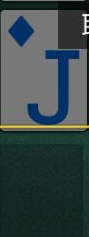
#> input picture airt/pics/playing/260584/LOCAL/TAIL/1.png, 89 x 237 px, found by its file name
$ python hsv_cv.py
#> lines starting #> are read from the running program, lines starting #| are printed output that depends on the picture; after the words box and inside, x2 and y2 are one past the last pixel; in counts of white or black regions, pixels touching at a corner belong together
### RunIt/airtcore/jokerColorList.py
import numpy as np
import collections

# 定义字典存放颜色分量上下限
# 例如：{颜色: [min分量, max分量]}
# {'red': [array([160,  43,  46]), array([179, 255, 255])]}

def getColorList():
    dict = collections.defaultdict(list)

    # 黑色
    lower_black = np.array([0, 0, 0])
    upper_black = np.array([180, 255, 46])
    color_list = []
    color_list.append(lower_black)
    color_list.append(upper_black)
    dict['black'] = color_list

    # 灰色
    lower_gray = np.array([0, 0, 46])
    upper_gray = np.array([180, 43, 220])
    color_list = []
    color_list.append(lower_gray)
    color_list.append(upper_gray)
    dict['gray']=color_list

    # [9 lines of commented-out code are left out]
    lower_red = np.array([156, 43, 46])
    upper_red = np.array([180, 255, 255])
    color_list = []
    color_list.append(lower_red)
    color_list.append(upper_red)
    dict['red'] = color_list

    # 红色2
    lower_red = np.array([0, 43, 46])
    upper_red = np.array([10, 255, 255])
    color_list = []
    color_list.append(lower_red)
    color_list.append(upper_red)
    dict['red2'] = color_list

    # [9 lines of commented-out code are left out]
    lower_yellow = np.array([26, 43, 46])
    upper_yellow = np.array([34, 255, 255])
    color_list = []
    color_list.append(lower_yellow)
    color_list.append(upper_yellow)
    dict['yellow'] = color_list

    # 绿色
    lower_green = np.array([35, 43, 46])
    upper_green = np.array([77, 255, 255])
    color_list = []
    color_list.append(lower_green)
    color_list.append(upper_green)
    dict['green'] = color_list

    # [9 lines of commented-out code are left out]
    lower_blue = np.array([100, 43, 46])
    upper_blue = np.array([124, 255, 255])
    color_list = []
    color_list.append(lower_blue)
    color_list.append(upper_blue)
    dict['blue'] = color_list

    # [7 lines of commented-out code are left out]

    return dict

# [10 lines that do not run on import are left out]

### RunIt/airtcore/hsv_cv.py
import cv2
import numpy as np
from collections import Counter
import asyncio
import colorList
import jokerColorList

async def get_color_count(filename):
    Img = cv2.imread(filename)  # 读入一幅图像
    color_count_result = {
        'blue': 0,
        'black': 0,
        'red': 0,
        'green': 0
    }
    kernel_2 = np.ones((2, 2), np.uint8)  # 2x2的卷积核
    kernel_3 = np.ones((3, 3), np.uint8)  # 3x3的卷积核
    kernel_4 = np.ones((4, 4), np.uint8)  # 4x4的卷积核

    if Img is not None:  # 判断图片是否读入
        HSV = cv2.cvtColor(Img, cv2.COLOR_BGR2HSV)  # 把BGR图像转换为HSV格式
        color_dict = colorList.getColorList()
        for d in color_dict:
            # mask是把HSV图片中在颜色范围内的区域变成白色，其他区域变成黑色
            mask = cv2.inRange(HSV, color_dict[d][0], color_dict[d][1])

            # 下面四行是用卷积进行滤波
            # erode()函数可以对输入图像用特定结构元素进行腐蚀操作，该结构元素确定腐蚀操作过程中的邻域的形状，
            # 各点像素值将被替换为对应邻域上的最小值：
            erosion = cv2.erode(mask, kernel_3, iterations=1)
            erosion = cv2.erode(erosion, kernel_3, iterations=1)
            # dilate()函数可以对输入图像用特定结构元素进行膨胀操作，该结构元素确定膨胀操作过程中的邻域的形状，
            # 各点像素值将被替换为对应邻域上的最大值：
            dilation = cv2.dilate(erosion, kernel_3, iterations=1)
            dilation = cv2.dilate(dilation, kernel_3, iterations=1)

            # target是把原图中的非目标颜色区域去掉剩下的图像
            target = cv2.bitwise_and(Img, Img, mask=dilation)

            # 将滤波后的图像变成二值图像放在binary中
            ret, binary = cv2.threshold(dilation, 127, 255, cv2.THRESH_BINARY)

            # 在binary中发现轮廓，轮廓按照面积从小到大排列
            contours, hierarchy = cv2.findContours(binary, cv2.RETR_EXTERNAL, cv2.CHAIN_APPROX_SIMPLE)
            p = 0
            for i in contours:  # 遍历所有的轮廓
                x, y, w, h = cv2.boundingRect(i)  # 将轮廓分解为识别对象的左上角坐标和宽、高
                # 在图像上画上矩形（图片、左上角坐标、右下角坐标、颜色、线条宽度）
                cv2.rectangle(Img, (x, y), (x + w, y + h), (0, 255,), 3)
                # 给识别对象写上标号
                font = cv2.FONT_HERSHEY_SIMPLEX
                cv2.putText(Img, str(p), (x - 10, y + 10), font, 1, (0, 0, 255), 2)  # 加减10是调整字符位置
                p += 1

            # print(d, p, '个')  # 终端输出目标数量
            if d == 'blue' or d == 'cyan':
                color_count_result['blue'] += p
            if d == 'red' or d == 'red2':
                color_count_result['red'] += p
            if d == 'black':
                color_count_result['black'] += p
            if d == 'green':
                color_count_result['green'] += p
        return color_count_result

async def get_max_color(color_count_dict: dict):
    max_color = list(color_count_dict.keys())[list(color_count_dict.values()).index(max(color_count_dict.values()))]
    return max_color

def get_color_key(filename):
    color_keys = []
    for inx, (k, v) in enumerate(get_color_count(filename).items()):
        if not v:
            continue
        color_keys.append(k)
    return color_keys

async def poker_max_color(filename):
    return await get_max_color(await get_color_count(filename))

def is_joker(filename):
    Img = cv2.imread(filename)  # 读入一幅图像
#> Img is the input picture: shape (237, 89, 3); mean B, G, R 72.7, 72.6, 57.3
    color_count_result = {
        'gray': 0,
        'yellow': 0,
        'red': 0,
        'blue': 0
    }
    kernel_2 = np.ones((2, 2), np.uint8)  # 2x2的卷积核
    kernel_3 = np.ones((3, 3), np.uint8)  # 3x3的卷积核
    kernel_4 = np.ones((4, 4), np.uint8)  # 4x4的卷积核

    if Img is not None:  # 判断图片是否读入
        HSV = cv2.cvtColor(Img, cv2.COLOR_BGR2HSV)  # 把BGR图像转换为HSV格式
#> HSV: shape (237, 89, 3); mean H, S, V 65.3, 94.8, 77.8
        color_dict = jokerColorList.getColorList()
        for d in color_dict:
            # mask是把HSV图片中在颜色范围内的区域变成白色，其他区域变成黑色
            mask = cv2.inRange(HSV, color_dict[d][0], color_dict[d][1])

            # 下面四行是用卷积进行滤波
            # erode()函数可以对输入图像用特定结构元素进行腐蚀操作，该结构元素确定腐蚀操作过程中的邻域的形状，
            # 各点像素值将被替换为对应邻域上的最小值：
            erosion = cv2.erode(mask, kernel_3, iterations=1)
            erosion = cv2.erode(erosion, kernel_3, iterations=1)
            # dilate()函数可以对输入图像用特定结构元素进行膨胀操作，该结构元素确定膨胀操作过程中的邻域的形状，
            # 各点像素值将被替换为对应邻域上的最大值：
            dilation = cv2.dilate(erosion, kernel_3, iterations=1)
            dilation = cv2.dilate(dilation, kernel_3, iterations=1)

            # target是把原图中的非目标颜色区域去掉剩下的图像
            target = cv2.bitwise_and(Img, Img, mask=dilation)

            # 将滤波后的图像变成二值图像放在binary中
            ret, binary = cv2.threshold(dilation, 127, 255, cv2.THRESH_BINARY)

            # 在binary中发现轮廓，轮廓按照面积从小到大排列
            contours, hierarchy = cv2.findContours(binary, cv2.RETR_EXTERNAL, cv2.CHAIN_APPROX_SIMPLE)
            p = 0
            for i in contours:  # 遍历所有的轮廓
                x, y, w, h = cv2.boundingRect(i)  # 将轮廓分解为识别对象的左上角坐标和宽、高
                # 在图像上画上矩形（图片、左上角坐标、右下角坐标、颜色、线条宽度）
                cv2.rectangle(Img, (x, y), (x + w, y + h), (0, 255,), 3)
                # 给识别对象写上标号
                font = cv2.FONT_HERSHEY_SIMPLEX
                cv2.putText(Img, str(p), (x - 10, y + 10), font, 1, (0, 0, 255), 2)  # 加减10是调整字符位置
                p += 1

            # print(d, p, '个')  # 终端输出目标数量
            if d == 'blue':
                color_count_result['blue'] += p
            if d == 'red' or d == 'red2':
                color_count_result['red'] += p
            if d == 'gray':
                color_count_result['gray'] += p
            if d == 'yellow':
                color_count_result['yellow'] += p
#> this loop made 7 passes
#> pass 1, in is_joker, `mask = cv2.inRange(HSV, color_dict[d][0], color_dict[d][1])`:
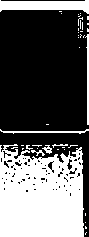
#> mask: shape (237, 89); 38% white; 41 white regions (34 under 20 px), largest, box (x1, y1, x2, y2) and area: (0, 144, 84, 237) 6574, (0, 0, 89, 14) 825, (85, 34, 89, 125) 185
#> pass 1, in is_joker, `erosion = cv2.erode(mask, kernel_3, iterations=1)`:
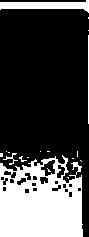
#> erosion: shape (237, 89); 29% white; 18 white regions (14 under 20 px), largest, box (x1, y1, x2, y2) and area: (0, 155, 83, 237) 5270, (0, 0, 89, 13) 642, (88, 35, 89, 124) 89, (3, 153, 18, 165) 46
#> pass 1, in is_joker, `erosion = cv2.erode(erosion, kernel_3, iterations=1)`:
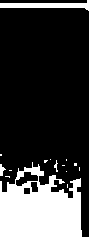
#> erosion: shape (237, 89); 23.2% white; 15 white regions (11 under 20 px), largest, box (x1, y1, x2, y2) and area: (0, 162, 82, 237) 4325, (0, 0, 89, 11) 459, (0, 164, 6, 176) 40, (54, 160, 58, 172) 22
#> pass 1, in is_joker, `dilation = cv2.dilate(erosion, kernel_3, iterations=1)`:
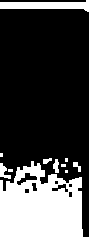
#> dilation: shape (237, 89); 27.3% white; 11 white regions (5 under 20 px), largest, box (x1, y1, x2, y2) and area: (0, 161, 83, 237) 4816, (0, 0, 89, 12) 640, (0, 163, 11, 179) 90, (53, 159, 59, 173) 60, (73, 162, 81, 172) 43, (43, 158, 52, 164) 36
#> after the loop:
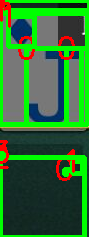
#> Img: shape (237, 89, 3); mean B, G, R 50.4, 113.3, 47.8
#> after the loop:
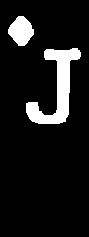
#> binary: shape (237, 89); 10% white; 2 white regions, box (x1, y1, x2, y2) and area: (26, 48, 81, 124) 1573, (8, 16, 34, 46) 526
#> after the loop:
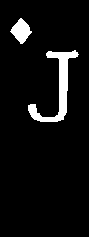
#> erosion: shape (237, 89); 6% white; 2 white regions, box (x1, y1, x2, y2) and area: (28, 50, 79, 122) 957, (10, 18, 32, 44) 318
#> after the loop: mask: shape (237, 89); 10.1% white; 3 white regions (1 under 20 px), largest, box (x1, y1, x2, y2) and area: (26, 48, 81, 124) 1587, (8, 15, 35, 47) 536
#> after the loop, color_count_result = {'gray': 2, 'yellow': 0, 'red': 0, 'blue': 2}
        if color_count_result['yellow'] > 0 and color_count_result['blue'] > 0 and color_count_result['gray'] == 0:
            # cv2.imwrite('Img53.png', filename)
            return 53
        if Counter(list(color_count_result.values()))[0] == 3 and color_count_result['gray'] > 0:
            # cv2.imwrite('Img52.png', filename)
            return 52
        return None

if __name__ == '__main__':
    filename = '/Users/antx/Code/tmp/airt/pics/playing/3534616464566779904/PLAYER1/TAIL/1.png'
    # [4 lines of commented-out code are left out]
    print(is_joker(filename))
    # print(get_color_key(filename))

$ run again, with airt/pics/playing/260584/LOCAL/TAIL/5.png copied over airt/pics/playing/260584/LOCAL/TAIL/1.png
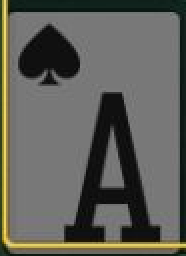
#> input picture airt/pics/playing/260584/LOCAL/TAIL/5.png, 93 x 128 px, found by its file name (shown 2 times larger)
#> in is_joker, Img is the input picture: shape (128, 93, 3); mean B, G, R 88.2, 94.8, 94.9
#> HSV: shape (128, 93, 3); mean H, S, V 23.8, 28.6, 96.7
#> the loop in is_joker, `for d in color_dict:` made 7 passes
#> pass 1, in is_joker, `mask = cv2.inRange(HSV, color_dict[d][0], color_dict[d][1])`:
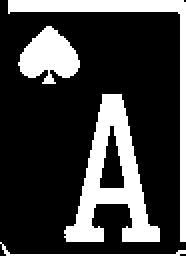
#> mask: shape (128, 93) (shown 2 times larger); 25% white; 4 white regions, box (x1, y1, x2, y2) and area: (32, 47, 80, 121) 1434, (4, 0, 93, 121) 880, (9, 13, 40, 42) 557, (0, 121, 93, 128) 107
#> after the loop in is_joker, `for d in color_dict:`:
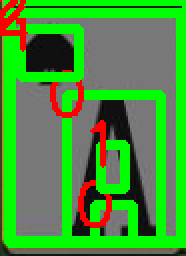
#> Img: shape (128, 93, 3) (shown 2 times larger); mean B, G, R 57, 150, 70.5
#> after the loop in is_joker, `for d in color_dict:`: color_count_result = {'gray': 3, 'yellow': 0, 'red': 0, 'blue': 0}
